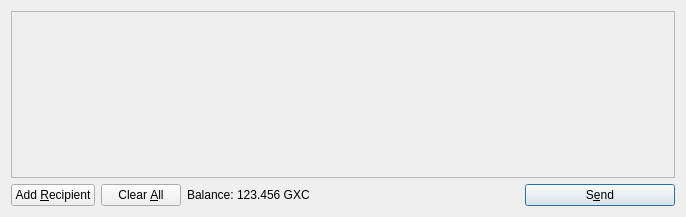
<?xml version="1.0" encoding="UTF-8"?>
<ui version="4.0">
 <class>SendCoinsDialog</class>
 <widget class="QDialog" name="SendCoinsDialog">
  <property name="geometry">
   <rect>
    <x>0</x>
    <y>0</y>
    <width>686</width>
    <height>217</height>
   </rect>
  </property>
  <property name="windowTitle">
   <string>Send Coins</string>
  </property>
  <layout class="QVBoxLayout" name="verticalLayout">
   <item>
    <widget class="QScrollArea" name="scrollArea">
     <property name="widgetResizable">
      <bool>true</bool>
     </property>
     <widget class="QWidget" name="scrollAreaWidgetContents">
      <property name="geometry">
       <rect>
        <x>0</x>
        <y>0</y>
        <width>666</width>
        <height>165</height>
       </rect>
      </property>
      <layout class="QVBoxLayout" name="verticalLayout_2">
       <property name="margin">
        <number>0</number>
       </property>
       <item>
        <layout class="QVBoxLayout" name="entries">
         <property name="spacing">
          <number>6</number>
         </property>
        </layout>
       </item>
       <item>
        <spacer name="verticalSpacer">
         <property name="orientation">
          <enum>Qt::Vertical</enum>
         </property>
         <property name="sizeHint" stdset="0">
          <size>
           <width>20</width>
           <height>40</height>
          </size>
         </property>
        </spacer>
       </item>
      </layout>
     </widget>
    </widget>
   </item>
   <item>
    <layout class="QHBoxLayout" name="horizontalLayout">
     <item>
      <widget class="QPushButton" name="addButton">
       <property name="toolTip">
        <string>Send to multiple recipients at once</string>
       </property>
       <property name="text">
        <string>Add &amp;Recipient</string>
       </property>
       <property name="icon">
        <iconset resource="../gxcoin.qrc">
         <normaloff>:/icons/add</normaloff>:/icons/add</iconset>
       </property>
       <property name="autoDefault">
        <bool>false</bool>
       </property>
      </widget>
     </item>
     <item>
      <widget class="QPushButton" name="clearButton">
       <property name="sizePolicy">
        <sizepolicy hsizetype="Minimum" vsizetype="Fixed">
         <horstretch>0</horstretch>
         <verstretch>0</verstretch>
        </sizepolicy>
       </property>
       <property name="toolTip">
        <string>Remove all transaction fields</string>
       </property>
       <property name="text">
        <string>Clear &amp;All</string>
       </property>
       <property name="icon">
        <iconset resource="../gxcoin.qrc">
         <normaloff>:/icons/remove</normaloff>:/icons/remove</iconset>
       </property>
       <property name="autoRepeatDelay">
        <number>300</number>
       </property>
       <property name="autoDefault">
        <bool>false</bool>
       </property>
      </widget>
     </item>
     <item>
      <layout class="QHBoxLayout" name="horizontalLayout_2">
       <property name="spacing">
        <number>3</number>
       </property>
       <item>
        <widget class="QLabel" name="label">
         <property name="text">
          <string>Balance:</string>
         </property>
        </widget>
       </item>
       <item>
        <widget class="QLabel" name="labelBalance">
         <property name="cursor">
          <cursorShape>IBeamCursor</cursorShape>
         </property>
         <property name="text">
          <string>123.456 GXC</string>
         </property>
         <property name="textInteractionFlags">
          <set>Qt::LinksAccessibleByMouse|Qt::TextSelectableByKeyboard|Qt::TextSelectableByMouse</set>
         </property>
        </widget>
       </item>
      </layout>
     </item>
     <item>
      <spacer name="horizontalSpacer">
       <property name="orientation">
        <enum>Qt::Horizontal</enum>
       </property>
       <property name="sizeHint" stdset="0">
        <size>
         <width>40</width>
         <height>20</height>
        </size>
       </property>
      </spacer>
     </item>
     <item>
      <widget class="QPushButton" name="sendButton">
       <property name="minimumSize">
        <size>
         <width>150</width>
         <height>0</height>
        </size>
       </property>
       <property name="toolTip">
        <string>Confirm the send action</string>
       </property>
       <property name="text">
        <string>S&amp;end</string>
       </property>
       <property name="icon">
        <iconset resource="../gxcoin.qrc">
         <normaloff>:/icons/send</normaloff>:/icons/send</iconset>
       </property>
       <property name="default">
        <bool>true</bool>
       </property>
      </widget>
     </item>
    </layout>
   </item>
  </layout>
 </widget>
 <resources>
  <include location="../gxcoin.qrc"/>
 </resources>
 <connections/>
</ui>
